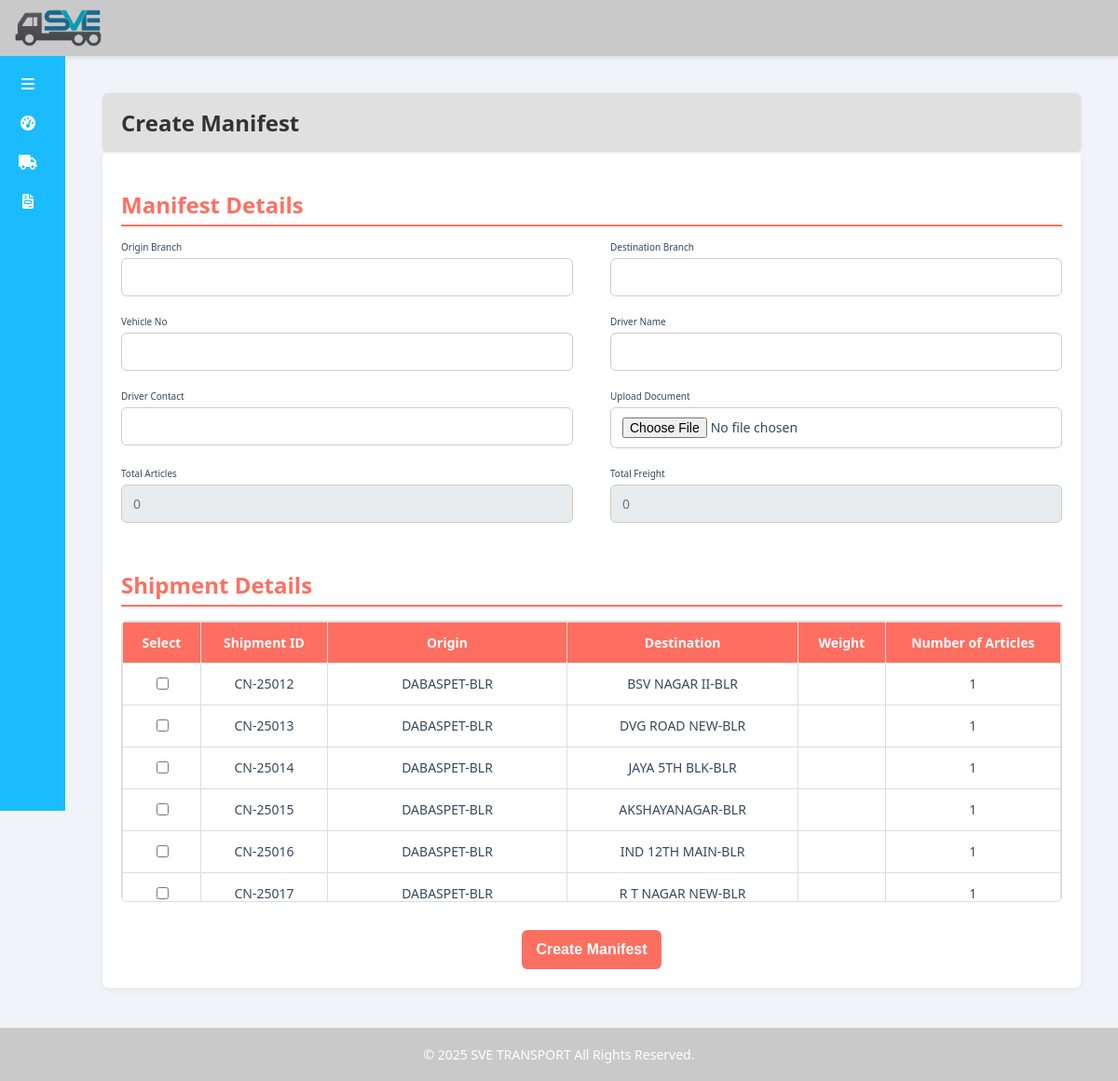
Page /manifest/create/ on the earlier database version.
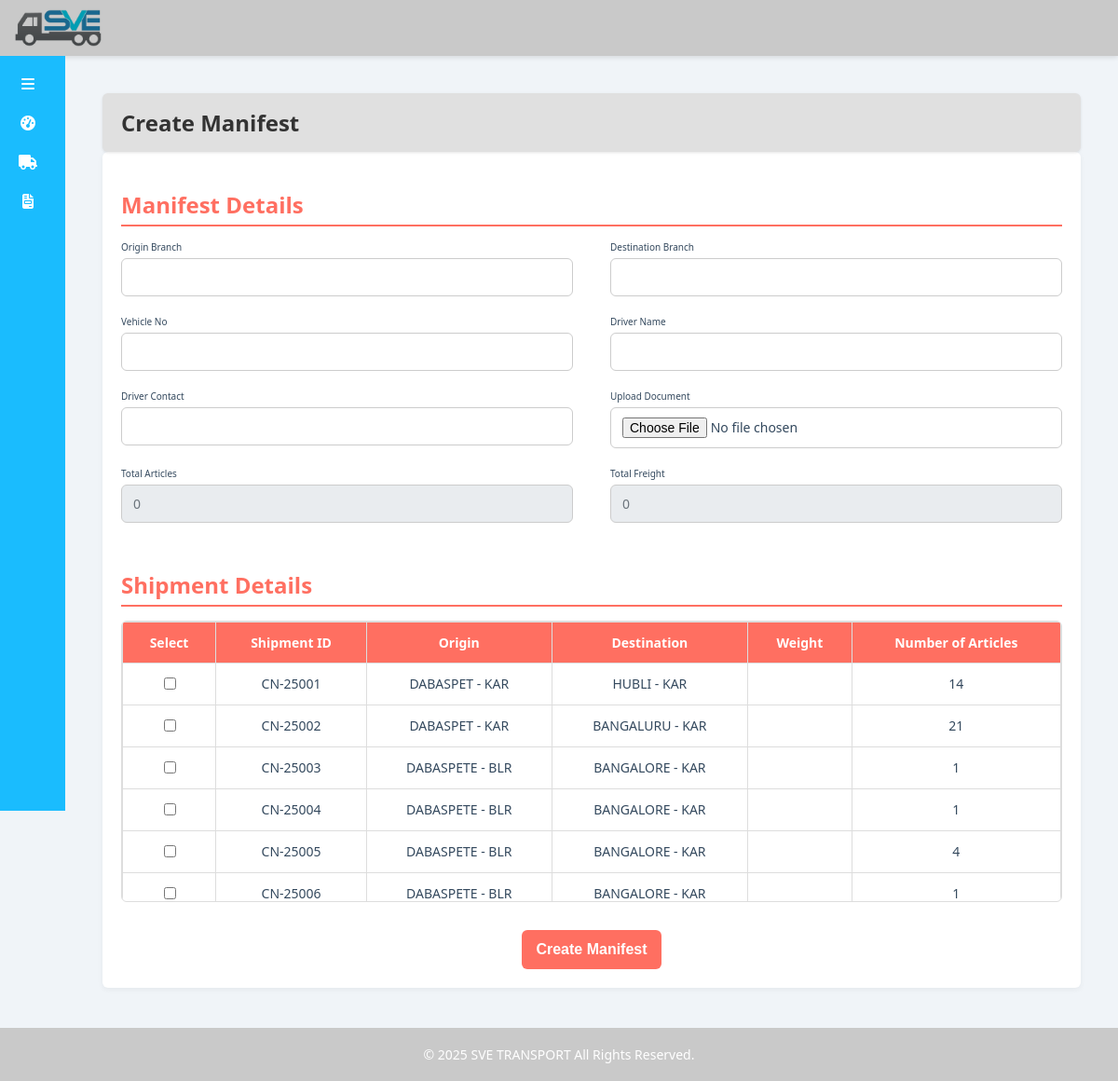
Same page on the later database version.
### main/models.py (models this page shows, shortened)
class Shipment(models.Model):
    objects = None
    PAYMENT_MODES = [
        ('TO-PAY', 'TO-PAY'),
        ('TBB', 'TBB'),
        ('PAID', 'PAID'),
        ('FOC', 'FOC'),
    ]
    STATUS_CHOICES = [
        ('Booked', 'Booked'),
        ('In Transit', 'In Transit'),
        ('Out For Delivery', 'Out For Delivery'),
        ('Delivered', 'Delivered'),
        ('Cancelled', 'Cancelled'),
    ]
    SHIPMENT_TYPES = [
        ('LTL', 'LTL'),
        ('FTL', 'FTL')
    ]
    consignment_no = models.CharField(max_length=50, unique=True, editable=False)
    date = models.DateField(default=timezone.now)
    freight = models.DecimalField(max_digits=10, decimal_places=2)
    shipment_type = models.CharField(max_length=10, choices=SHIPMENT_TYPES)
    payment_mode = models.CharField(max_length=10, choices=PAYMENT_MODES)
    origin = models.CharField(max_length=100)
    origin_pin = models.CharField(max_length=6)
    destination = models.CharField(max_length=100)
    destination_pin = models.CharField(max_length=6)
    vehicle_no = models.CharField(max_length=50)
    driver_details = models.CharField(max_length=100)
    billto_customer = models.ForeignKey(
        "CustomerMaster",
        on_delete=models.CASCADE,
        to_field="customer_id",   # ✅ point to customer_id
        db_column="billto_customer",  # ✅ column in Shipment table
        related_name="shipments",
        null=True,
        blank=True,
    )
    consignor_name = models.CharField(max_length=100)
    consignor_address = models.TextField()
    consignor_gst = models.CharField(max_length=20, blank=True, null=True)
    consignor_contact = models.CharField(max_length=20)
    consignee_name = models.CharField(max_length=100)
    consignee_address = models.TextField()
    consignee_gst = models.CharField(max_length=20, blank=True, null=True)
    consignee_contact = models.CharField(max_length=20)
    invoice_ref_number = models.CharField(max_length=500)
    boe_num = models.TextField(default=None)
    ewaybill_number = models.CharField(max_length=500, blank=True, null=True)
    value = models.DecimalField(max_digits=12, decimal_places=2)
    no_article = models.IntegerField(default=0)
    actual_weight = models.DecimalField(max_digits=12, decimal_places=2, default=0.0)
    charged_weight = models.DecimalField(max_digits=12, decimal_places=2, default=0.0)
    pack_type = models.CharField(max_length=50)
    status = models.CharField(max_length=20, choices=STATUS_CHOICES, default='Booked')
    estimated_delivery_date = models.DateField(null=True, blank=True)
    delivery_date = models.DateField(blank=True, null=True)
    pod_scan = models.FileField(upload_to='pod_scans/', blank=True, null=True)
    appointment_delivery = models.BooleanField(default=False)
    appointment_date = models.DateField(blank=True, null=True)
    remark = models.TextField(null=True, blank=True)
    pod_link = models.URLField(blank=True, null=True)

### main/views.py (the view)
# urls.py: path('manifest/create/', views.create_manifest, name='create_manifest'),
def create_manifest(request):
    if request.method == 'POST':
        form = ManifestForm(request.POST)
        if form.is_valid():
            form.save()
            return redirect('manifest_list')
    else:
        form = ManifestForm()
    return render(request, 'manifest_create.html', {'form': form,'pagename':'Create Manifest'})

### main/forms.py (shortened to what this page needs)
class ManifestForm(forms.ModelForm):
    class Meta:
        model = Manifest
        fields = '__all__'
    def __init__(self, *args, **kwargs):
        super().__init__(*args, **kwargs)
        self.fields['shipments'].widget = forms.CheckboxSelectMultiple()
        self.fields['shipments'].queryset = Shipment.objects.filter(status='Booked')

### templates/manifest_create.html (shortened to what this page needs)
{% extends "base.html" %}
{% load static %}
{% block content %}
    <form method="POST" enctype="multipart/form-data" action="{% url 'create_manifest' %}">
        <section class="manifest-details-section">
            <h2 class="section-title">Manifest Details</h2>
            <div class="manifest-details">
                <div>
                    <label for="{{ form.origin_branch.id_for_label }}">Origin Branch</label>
                    {{ form.origin_branch }}
                </div>
                <div>
                    <label for="{{ form.destination_branch.id_for_label }}">Destination Branch</label>
                    {{ form.destination_branch }}
                </div>
                <div>
                    <label for="{{ form.vehicle_no.id_for_label }}">Vehicle No</label>
                    {{ form.vehicle_no }}
                </div>
                <div>
                    <label for="{{ form.driver_name.id_for_label }}">Driver Name</label>
                    {{ form.driver_name }}
                </div>
                <div>
                    <label for="{{ form.driver_contact.id_for_label }}">Driver Contact</label>
                    {{ form.driver_contact }}
                </div>
                <div>
                    <label for="{{ form.document.id_for_label }}">Upload Document</label>
                    {{ form.document }}
                </div>
                <div>
                    <label for="total_articles">Total Articles</label>
                    <input type="text" id="total_articles" name="total_articles" value="{{ form.total_articles.value|default_if_none:'0' }}" readonly/>
                </div>
                <div>
                    <label for="total_freight">Total Freight</label>
                    <input type="text" id="total_freight" name="total_freight" value="{{ form.total_freight.value|default_if_none:'0.00' }}" readonly/>
                </div>
            </div>
        </section>
        <section class="shipment-details-section">
            <h2 class="section-title">Shipment Details</h2>
            <div class="shipment-table-wrapper">
                <table class="shipment-table">
                    <thead>
                        <tr>
                            <th>Select</th>
                            <th>Shipment ID</th>
                            <th>Origin</th>
                            <th>Destination</th>
                            <th>Weight</th>
                            <th>Number of Articles</th>
                        </tr>
                    </thead>
                    <tbody>
                        {% for shipment in form.fields.shipments.queryset %}
                        <tr>
                            <td style="text-align: center;">
                                <input type="checkbox" name="shipments" value="{{ shipment.id }}"
                                {% if shipment.id|stringformat:"s" in form.shipments.value|stringformat:"s" %} checked {% endif %}>
                            </td>
                            <td>{{ shipment.consignment_no }}</td>
                            <td>{{ shipment.origin }}</td>
                            <td>{{ shipment.destination }}</td>
                            <td>{{ shipment.weight }}</td>
                            <td>{{ shipment.no_article }}</td>
                        </tr>
                        {% empty %}
                        <tr>
                            <td colspan="6">No shipments available for selection.</td>
                        </tr>
                        {% endfor %}
                    </tbody>
                </table>
            </div>
        </section>
        <button type="submit" class="submit-button">Create Manifest</button>
    </form>
</div>
{% endblock %}

Differences in the rows shown:
removed Shipment: consignment_no "CN-25012", origin "DABASPET-BLR", destination "BSV NAGAR II-BLR", no_article "1"
removed Shipment: consignment_no "CN-25013", origin "DABASPET-BLR", destination "DVG ROAD NEW-BLR", no_article "1"
removed Shipment: consignment_no "CN-25014", origin "DABASPET-BLR", destination "JAYA 5TH BLK-BLR", no_article "1"
removed Shipment: consignment_no "CN-25015", origin "DABASPET-BLR", destination "AKSHAYANAGAR-BLR", no_article "1"
removed Shipment: consignment_no "CN-25016", origin "DABASPET-BLR", destination "IND 12TH MAIN-BLR", no_article "1"
removed Shipment: consignment_no "CN-25017", origin "DABASPET-BLR", destination "R T NAGAR NEW-BLR", no_article "1"
added Shipment: consignment_no "CN-25001", origin "DABASPET - KAR", destination "HUBLI - KAR", no_article "14"
added Shipment: consignment_no "CN-25002", origin "DABASPET - KAR", destination "BANGALURU - KAR", no_article "21"
added Shipment: consignment_no "CN-25003", origin "DABASPETE - BLR", destination "BANGALORE - KAR", no_article "1"
added Shipment: consignment_no "CN-25004", origin "DABASPETE - BLR", destination "BANGALORE - KAR", no_article "1"
added Shipment: consignment_no "CN-25005", origin "DABASPETE - BLR", destination "BANGALORE - KAR", no_article "4"
added Shipment: consignment_no "CN-25006", origin "DABASPETE - BLR", destination "BANGALORE - KAR", no_article "1"
